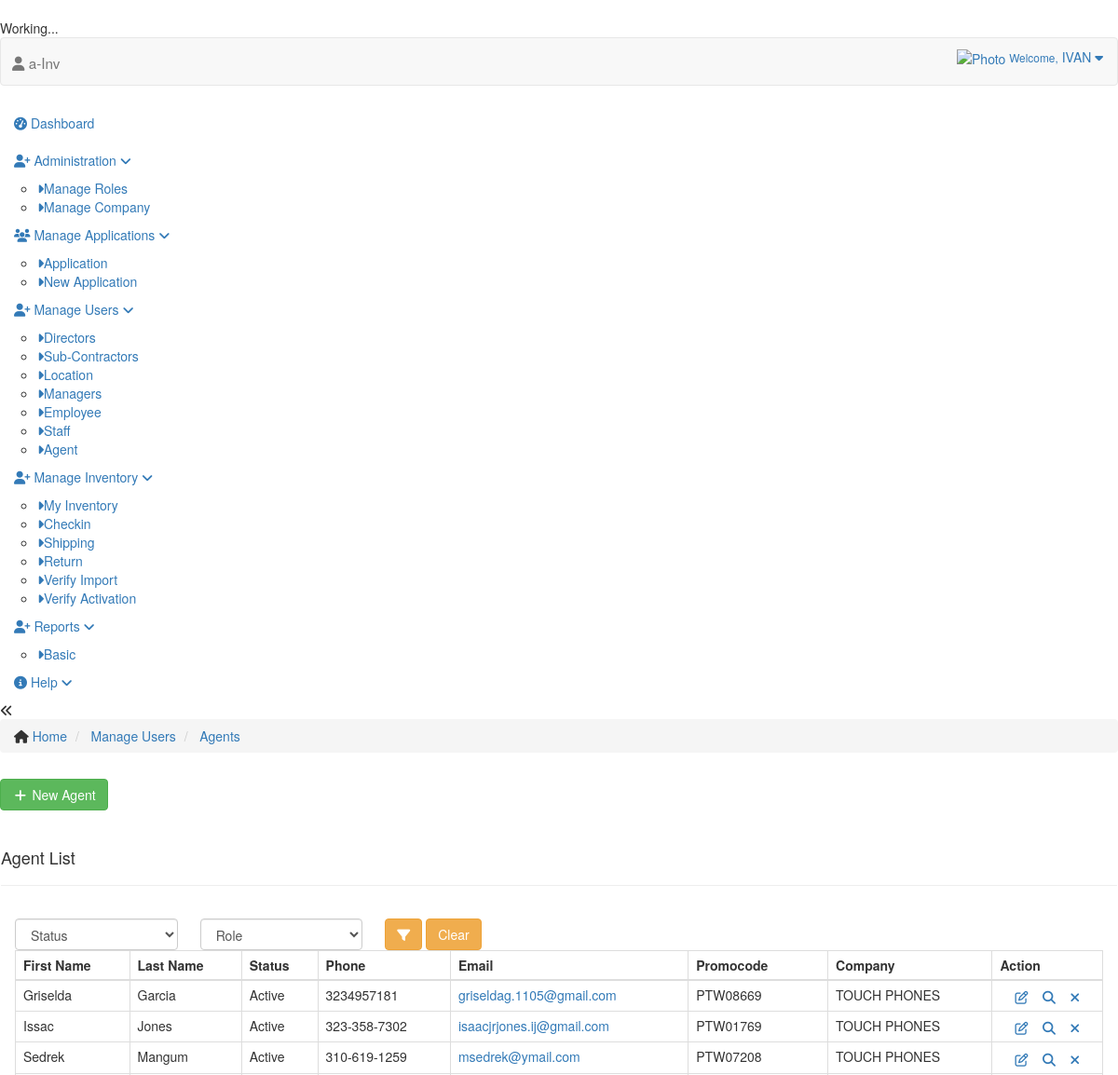
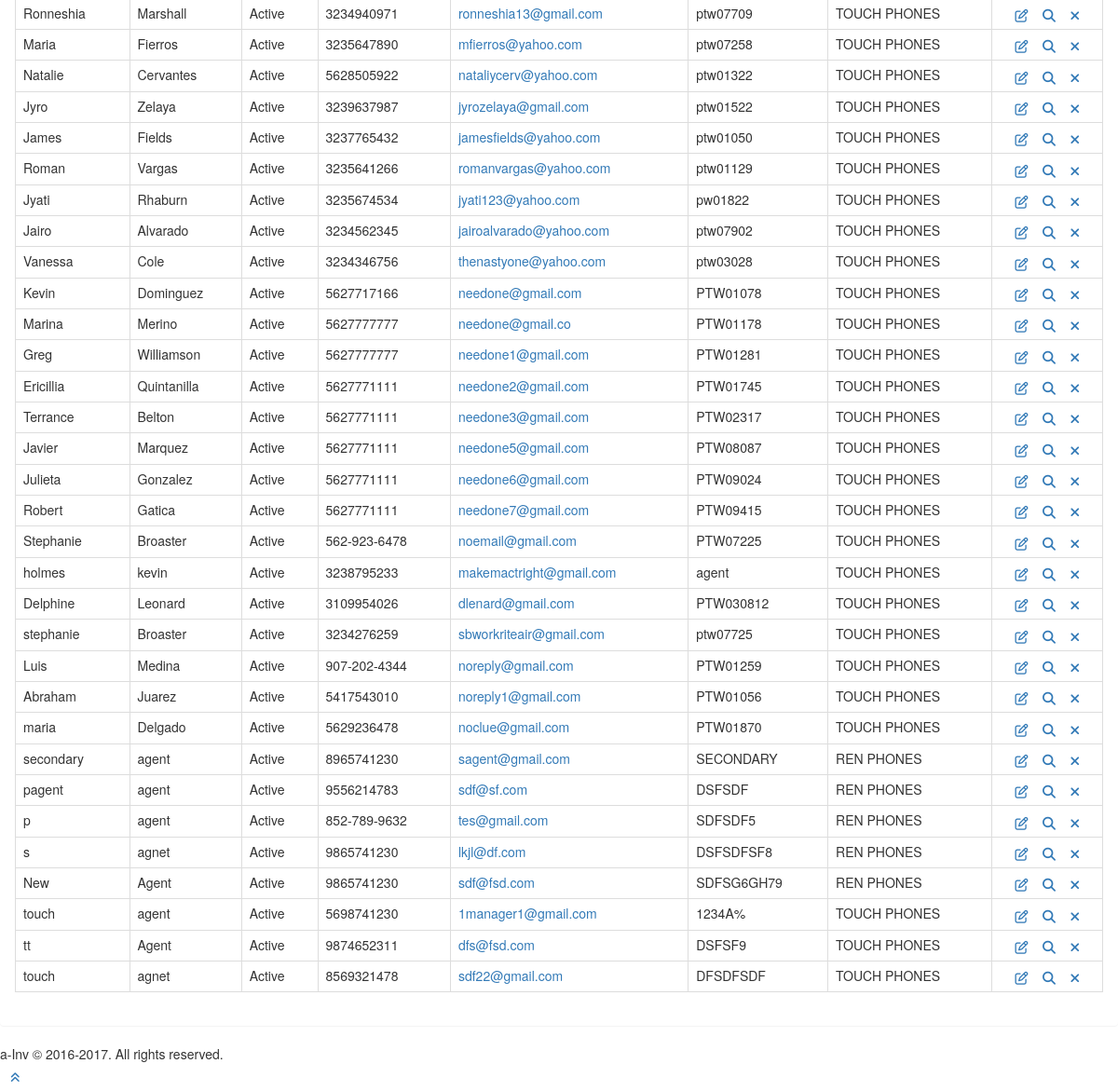
Page /users/agent (signed in) on the committed database (2 pictures, top to bottom).
### tables this page shows
CREATE TABLE IF NOT EXISTS `agents` (
  `ID` bigint(21) NOT NULL AUTO_INCREMENT,
  `FIRST_NAME` varchar(200) DEFAULT NULL,
  `LAST_NAME` varchar(200) DEFAULT NULL,
  `EMAILID` varchar(200) DEFAULT NULL,
  `STATE` varchar(30) DEFAULT NULL,
  `ZIPCODE` varchar(10) DEFAULT NULL,
  `USAC_FORM` varchar(200) DEFAULT NULL,
  `BATCH_DATE` date DEFAULT NULL,
  `AG_GROUP` varchar(100) NOT NULL,
  `DMA` varchar(50) DEFAULT NULL,
  `BATCH_YEAR` varchar(5) DEFAULT NULL,
  `PARENT_CMPNY` int(5) DEFAULT NULL,
  `ENROLLMENT_NUMBER` varchar(100) DEFAULT NULL,
  `ENROLLMENT_CHANNEL` varchar(100) DEFAULT NULL,
  `Q_STATUS` varchar(50) DEFAULT NULL,
  `STATUS_ID` int(5) DEFAULT NULL,
  `CREATED_ON` datetime DEFAULT NULL,
  `CREATED_BY` bigint(21) DEFAULT NULL,
  `HEADSHOT_FILE` varchar(200) DEFAULT NULL,
  `GOVID_FILE` varchar(200) DEFAULT NULL,
  `DISCLOSURE_FILE` varchar(200) DEFAULT NULL,
  `BG_AUTH_FILE` varchar(200) DEFAULT NULL,
  `COMP_CERT_FILE` varchar(200) DEFAULT NULL,
  `USER_ID` varchar(30) DEFAULT NULL,
  `PHONE` varchar(20) DEFAULT NULL,
  `ACTION` varchar(20) DEFAULT NULL,
  `STATUS` tinyint(2) DEFAULT '1',
  `LOCATION_ID` bigint(21) DEFAULT NULL,
  `DOB` date DEFAULT NULL,
  `SOCIAL` tinytext,
  `PROMOCODE` varchar(100) DEFAULT NULL,
  `DL` varchar(100) DEFAULT NULL,
  `SUBCNT` bigint(21) DEFAULT NULL,
  PRIMARY KEY (`ID`,`AG_GROUP`)
);

### index.php (called while the page is built, shortened)
<?php
require 'application/libs/controller.php';
require 'application/libs/model.php';
$objApp = new Application();

### application/libs/model.php (called while the page is built, shortened)
<?php
	class Model {
		public $objDBConn = NULL;
		private function openDatabaseConnection() {
			$options = array( PDO::ATTR_DEFAULT_FETCH_MODE => PDO::FETCH_OBJ, PDO::ATTR_ERRMODE => PDO::ERRMODE_WARNING );
			$this->objDBConn = new PDO(DB_TYPE . ':host=' . DB_HOST . ';dbname=' . DB_NAME, DB_USER, DB_PASS, $options);
		}
		public function getData($arrData, $getAll = false) {
			$fields = ( $arrData [ 'FIELDS' ] == '' ) ? "*" : $arrData [ 'FIELDS' ];
			$table = $arrData [ 'TABLE' ];
			$where = ( $arrData [ 'WHERE' ] ) ? " WHERE " . $arrData [ 'WHERE' ] : "";
			$orderby = '';
			$limit = '';
			$groupby = '';
			$strQuery = "SELECT " . $fields . " FROM " . $table . $where . $groupby . $orderby . $limit;
			$objStmt = $this->objDBConn->prepare($strQuery);
			$objStmt->execute();
			return ( $getAll ) ? $objStmt->fetchAll() : $objStmt->fetch();
		}
	}

### application/libs/controller.php (called while the page is built, shortened)
<?php
	class Controller {
		public function loadModel($model_name) {
			if ( file_exists('application/models/' . strtolower($model_name) . '.php') ) {
				return new $strObj();
			}
		}
	}

### application/models/agents.php (called while the page is built, shortened)
<?php
	class agentsModel extends Model {
		function getAgents( $arrOptions = array() ) {
			$arrData[ 'FIELDS' ] = "A.FIRST_NAME, A.LAST_NAME, A.EMAILID, A.Q_STATUS, A.ID, A.USER_ID, A.PHONE, A.PROMOCODE, A.PARENT_CMPNY";
			$arrData[ 'FIELDS' ] .= ", ( SELECT C.NAME  FROM " . COMPANY . " C   WHERE
			                             A.PARENT_CMPNY = C.ID   ) AS COMPANY";
			$arrData[ 'TABLE' ] = AGENTS . " A";
			$arrData[ 'WHERE' ] = "STATUS = " . ACTIVE;
			$arrData[ 'WHERE' ] .= ($arrOptions['q_status']) ? " AND A.Q_STATUS = '" . $arrOptions['q_status'] . "'" : "";
			$arrData[ 'WHERE' ] .= ($arrOptions['agent_type']) ? " AND A.AGENT_TYPE = '" . $arrOptions['agent_type'] . "'" : "";
			$arrData[ 'WHERE' ] .= ($arrOptions['company']) ? " AND A.PARENT_CMPNY = '" . $arrOptions['company'] . "'" : "";
			$arrData[ 'WHERE' ] .= ($arrOptions['created'] > 0) ? " AND A.CREATED_BY = '" . $arrOptions['created'] . "'" : "";
			$arrData[ 'WHERE' ] .= ($arrOptions['action'] != '' ) ? " AND A.ACTION = '" . $arrOptions['action'] . "'" : "";
			$arrData[ 'WHERE' ] .= ($arrOptions['location'] != '' ) ? " AND A.LOCATION_ID IN (" . $arrOptions['location'] . ") " : "";
			$arrData[ 'WHERE' ] .= ($arrOptions['id'] != '' ) ? " AND A.USER_ID = '" . $arrOptions['id'] . "'" : "";
			return $this->getData($arrData, true);
		}
	}

### application/views/users/agents.php (the view, shortened to what this page needs)
<div class="main-content">
	<div class="main-content-inner">
		<div class="breadcrumbs ace-save-state" id="breadcrumbs">
			<ul class="breadcrumb">
				<li> <i class="ace-icon fa fa-home home-icon"></i> <a href="#">Home</a> </li>
				<li> <a href="#">Manage Users</a> </li>
				<?php if($strF!=''){ ?>
					<li> <a href="/users/agent">Agents</a> </li>
					<li> <a href="#"><?php echo $strF?></a> </li>
				<?php } else { ?>
					<li> <a href="#">Agents</a> </li>
				<?php }?>
			</ul>
			<div class="f-right p-t-sm">
				<button type="button" class="btn btn-success f-left" onclick="location.href='/users/agent/add'"><i class="fa fa-fw fa-plus"></i> New Agent</button>
			</div>
		</div>
		<div class="page-content">
			<div class="panel">
				<div class="page-header">
					<h4>Agent List</h4>
				</div>
			<div class="panel-body">
			<form id="filter_form" method="post" action="/users/agent/filter">
				<div class="row">
					<div class="col-xs-12 col-sm-2">
						<select  name="q_status" class="form-control" id="q_status">
							<option value="">Status</option>
						</select>
					</div>
					<div class="col-xs-12 col-sm-2">
						<select name="agent_type" class="form-control" id="agent_type">
							<option value="">Role</option>
						</select>
					</div>
					<div class="col-xs-12 col-sm-2" style="height:30px;">
						<button id="submit" class="btn btn-warning f-left m-r"> <i class="fa fa-filter"></i> </button>
						<a href="/users/agent"><button type="button" id="resetbtn" class="btn btn-warning f-left m-r"> Clear </button></a>
					</div>
				</div>
			</form>
			<div class="row clearfix m-t-lg">
			<div class="col-xs-12 col-sm-12">
			<table id="simple-table" class="table table-bordered table-hover">
				<thead>
				<tr>
					<th>First Name</th>
					<th>Last Name</th>
					<th>Status</th>
					<th>Phone</th>
					<th>Email</th>
					<th>Promocode</th>
					<th>Company</th>
					<th>Action</th>
				</tr>
				</thead>
				<tbody>
				<?php foreach($arrAgents AS $arrAgent) {?>
					<tr>
						<td><?php echo $arrAgent->FIRST_NAME?></td>
						<td><?php echo $arrAgent->LAST_NAME?></td>
						<td><?php echo $arrAgent->Q_STATUS?></td>
						<td><?php echo $arrAgent->PHONE?></td>
						<td><a href="#"><?php echo $arrAgent->EMAILID?></a></td>
						<td><?php echo $arrAgent->PROMOCODE?></td>
						<td><?php echo $arrAgent->COMPANY?></td>
						<td align="center">
							<div class="hidden-sm hidden-xs btn-group">
								<a href="/users/agent/edit/<?php echo $arrAgent->USER_ID?>" title="Edit Details"><i class="ace-icon fa fa-edit"></i></a> &nbsp;&nbsp;
								<a href="/users/agent/view/<?php echo $arrAgent->USER_ID?>" title="View"><i class="ace-icon fa fa-search"></i></a> &nbsp;&nbsp;
								<a href="javascript:deleteCUser(<?php echo $arrAgent->USER_ID?>)" title="Delete Agent"><i class="ace-icon fa fa-times"></i></a>
							</div>
						</td>
					</tr>
				<?php } ?>
				</tbody>
			</table>
		</div>
			</div>
			</div>
			</div>
		</div>
	</div>
</div>

### application/views/_templates/header.php (style rules this page uses)
.p-t-sm { padding-top: 8px; }

### rows in the picture
agents: FIRST_NAME "Griselda", LAST_NAME "Garcia", Q_STATUS "Active", PHONE "3234957181", EMAILID "griseldag.1105@gmail.com", PROMOCODE "PTW08669", COMPANY "TOUCH PHONES"
agents: FIRST_NAME "Issac", LAST_NAME "Jones", Q_STATUS "Active", PHONE "323-358-7302", EMAILID "isaacjrjones.ij@gmail.com", PROMOCODE "PTW01769", COMPANY "TOUCH PHONES"
agents: FIRST_NAME "Sedrek", LAST_NAME "Mangum", Q_STATUS "Active", PHONE "310-619-1259", EMAILID "msedrek@ymail.com", PROMOCODE "PTW07208", COMPANY "TOUCH PHONES"
agents: FIRST_NAME "Ronneshia", LAST_NAME "Marshall", Q_STATUS "Active", PHONE "3234940971", EMAILID "ronneshia13@gmail.com", PROMOCODE "ptw07709", COMPANY "TOUCH PHONES"
agents: FIRST_NAME "Maria", LAST_NAME "Fierros", Q_STATUS "Active", PHONE "3235647890", EMAILID "mfierros@yahoo.com", PROMOCODE "ptw07258", COMPANY "TOUCH PHONES"
agents: FIRST_NAME "Natalie", LAST_NAME "Cervantes", Q_STATUS "Active", PHONE "5628505922", EMAILID "nataliycerv@yahoo.com", PROMOCODE "ptw01322", COMPANY "TOUCH PHONES"
agents: FIRST_NAME "Jyro", LAST_NAME "Zelaya", Q_STATUS "Active", PHONE "3239637987", EMAILID "jyrozelaya@gmail.com", PROMOCODE "ptw01522", COMPANY "TOUCH PHONES"
agents: FIRST_NAME "James", LAST_NAME "Fields", Q_STATUS "Active", PHONE "3237765432", EMAILID "jamesfields@yahoo.com", PROMOCODE "ptw01050", COMPANY "TOUCH PHONES"
agents: FIRST_NAME "Roman", LAST_NAME "Vargas", Q_STATUS "Active", PHONE "3235641266", EMAILID "romanvargas@yahoo.com", PROMOCODE "ptw01129", COMPANY "TOUCH PHONES"
agents: FIRST_NAME "Jyati", LAST_NAME "Rhaburn", Q_STATUS "Active", PHONE "3235674534", EMAILID "jyati123@yahoo.com", PROMOCODE "pw01822", COMPANY "TOUCH PHONES"
agents: FIRST_NAME "Jairo", LAST_NAME "Alvarado", Q_STATUS "Active", PHONE "3234562345", EMAILID "jairoalvarado@yahoo.com", PROMOCODE "ptw07902", COMPANY "TOUCH PHONES"
agents: FIRST_NAME "Vanessa", LAST_NAME "Cole", Q_STATUS "Active", PHONE "3234346756", EMAILID "thenastyone@yahoo.com", PROMOCODE "ptw03028", COMPANY "TOUCH PHONES"
agents: FIRST_NAME "Kevin", LAST_NAME "Dominguez", Q_STATUS "Active", PHONE "5627717166", EMAILID "needone@gmail.com", PROMOCODE "PTW01078", COMPANY "TOUCH PHONES"
agents: FIRST_NAME "Marina", LAST_NAME "Merino", Q_STATUS "Active", PHONE "5627777777", EMAILID "needone@gmail.co", PROMOCODE "PTW01178", COMPANY "TOUCH PHONES"
agents: FIRST_NAME "Greg", LAST_NAME "Williamson", Q_STATUS "Active", PHONE "5627777777", EMAILID "needone1@gmail.com", PROMOCODE "PTW01281", COMPANY "TOUCH PHONES"
agents: FIRST_NAME "Ericillia", LAST_NAME "Quintanilla", Q_STATUS "Active", PHONE "5627771111", EMAILID "needone2@gmail.com", PROMOCODE "PTW01745", COMPANY "TOUCH PHONES"
agents: FIRST_NAME "Terrance", LAST_NAME "Belton", Q_STATUS "Active", PHONE "5627771111", EMAILID "needone3@gmail.com", PROMOCODE "PTW02317", COMPANY "TOUCH PHONES"
agents: FIRST_NAME "Javier", LAST_NAME "Marquez", Q_STATUS "Active", PHONE "5627771111", EMAILID "needone5@gmail.com", PROMOCODE "PTW08087", COMPANY "TOUCH PHONES"
agents: FIRST_NAME "Julieta", LAST_NAME "Gonzalez", Q_STATUS "Active", PHONE "5627771111", EMAILID "needone6@gmail.com", PROMOCODE "PTW09024", COMPANY "TOUCH PHONES"
agents: FIRST_NAME "Robert", LAST_NAME "Gatica", Q_STATUS "Active", PHONE "5627771111", EMAILID "needone7@gmail.com", PROMOCODE "PTW09415", COMPANY "TOUCH PHONES"
agents: FIRST_NAME "Stephanie", LAST_NAME "Broaster", Q_STATUS "Active", PHONE "562-923-6478", EMAILID "noemail@gmail.com", PROMOCODE "PTW07225", COMPANY "TOUCH PHONES"
agents: FIRST_NAME "holmes", LAST_NAME "kevin", Q_STATUS "Active", PHONE "3238795233", EMAILID "makemactright@gmail.com", PROMOCODE "agent", COMPANY "TOUCH PHONES"
agents: FIRST_NAME "Delphine", LAST_NAME "Leonard", Q_STATUS "Active", PHONE "3109954026", EMAILID "dlenard@gmail.com", PROMOCODE "PTW030812", COMPANY "TOUCH PHONES"
agents: FIRST_NAME "stephanie", LAST_NAME "Broaster", Q_STATUS "Active", PHONE "3234276259", EMAILID "sbworkriteair@gmail.com", PROMOCODE "ptw07725", COMPANY "TOUCH PHONES"
agents: FIRST_NAME "Luis", LAST_NAME "Medina", Q_STATUS "Active", PHONE "907-202-4344", EMAILID "noreply@gmail.com", PROMOCODE "PTW01259", COMPANY "TOUCH PHONES"
agents: FIRST_NAME "Abraham", LAST_NAME "Juarez", Q_STATUS "Active", PHONE "5417543010", EMAILID "noreply1@gmail.com", PROMOCODE "PTW01056", COMPANY "TOUCH PHONES"
agents: FIRST_NAME "maria", LAST_NAME "Delgado", Q_STATUS "Active", PHONE "5629236478", EMAILID "noclue@gmail.com", PROMOCODE "PTW01870", COMPANY "TOUCH PHONES"
agents: FIRST_NAME "secondary", LAST_NAME "agent", Q_STATUS "Active", PHONE "8965741230", EMAILID "sagent@gmail.com", PROMOCODE "SECONDARY", COMPANY "REN PHONES"
agents: FIRST_NAME "pagent", LAST_NAME "agent", Q_STATUS "Active", PHONE "9556214783", EMAILID "sdf@sf.com", PROMOCODE "DSFSDF", COMPANY "REN PHONES"
agents: FIRST_NAME "p", LAST_NAME "agent", Q_STATUS "Active", PHONE "852-789-9632", EMAILID "tes@gmail.com", PROMOCODE "SDFSDF5", COMPANY "REN PHONES"
agents: FIRST_NAME "s", LAST_NAME "agnet", Q_STATUS "Active", PHONE "9865741230", EMAILID "lkjl@df.com", PROMOCODE "DSFSDFSF8", COMPANY "REN PHONES"
agents: FIRST_NAME "New", LAST_NAME "Agent", Q_STATUS "Active", PHONE "9865741230", EMAILID "sdf@fsd.com", PROMOCODE "SDFSG6GH79", COMPANY "REN PHONES"
agents: FIRST_NAME "touch", LAST_NAME "agent", Q_STATUS "Active", PHONE "5698741230", EMAILID "1manager1@gmail.com", PROMOCODE "1234A%", COMPANY "TOUCH PHONES"
agents: FIRST_NAME "tt", LAST_NAME "Agent", Q_STATUS "Active", PHONE "9874652311", EMAILID "dfs@fsd.com", PROMOCODE "DSFSF9", COMPANY "TOUCH PHONES"
agents: FIRST_NAME "touch", LAST_NAME "agnet", Q_STATUS "Active", PHONE "8569321478", EMAILID "sdf22@gmail.com", PROMOCODE "DFSDFSDF", COMPANY "TOUCH PHONES"

### other values in the picture
$objC->userFullName() "IVAN"
